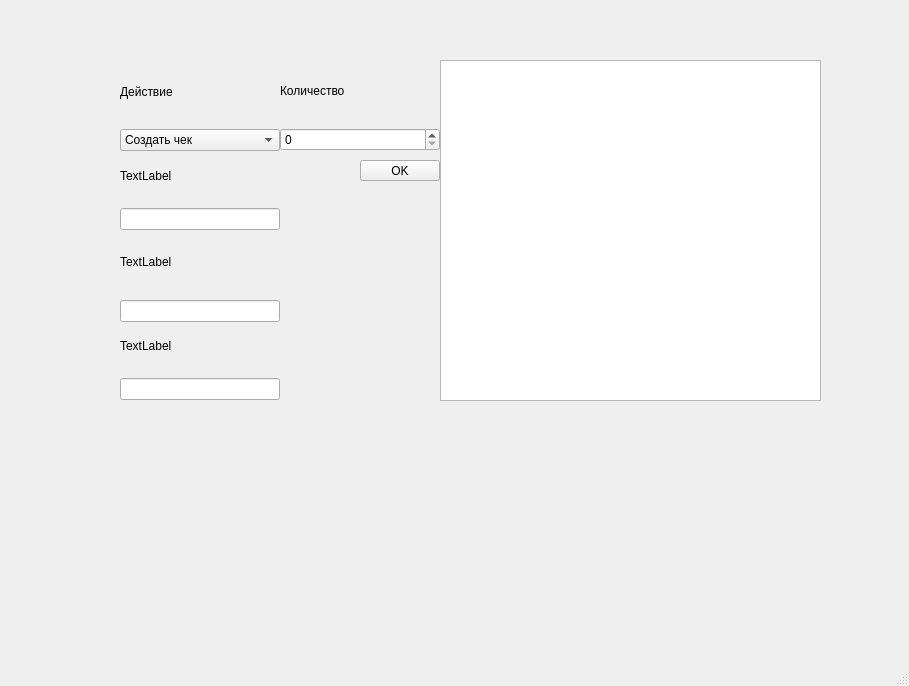
<?xml version="1.0" encoding="UTF-8"?>
<ui version="4.0">
 <class>MainWindow</class>
 <widget class="QMainWindow" name="MainWindow">
  <property name="geometry">
   <rect>
    <x>0</x>
    <y>0</y>
    <width>909</width>
    <height>686</height>
   </rect>
  </property>
  <property name="windowTitle">
   <string>MainWindow</string>
  </property>
  <widget class="QWidget" name="centralwidget">
   <widget class="QPushButton" name="pushButton">
    <property name="geometry">
     <rect>
      <x>360</x>
      <y>160</y>
      <width>80</width>
      <height>21</height>
     </rect>
    </property>
    <property name="text">
     <string>OK</string>
    </property>
   </widget>
   <widget class="QTextBrowser" name="textBrowser">
    <property name="geometry">
     <rect>
      <x>440</x>
      <y>60</y>
      <width>381</width>
      <height>341</height>
     </rect>
    </property>
   </widget>
   <widget class="QWidget" name="verticalLayoutWidget">
    <property name="geometry">
     <rect>
      <x>120</x>
      <y>320</y>
      <width>160</width>
      <height>80</height>
     </rect>
    </property>
    <layout class="QVBoxLayout" name="verticalLayout">
     <item>
      <widget class="QLabel" name="label_5">
       <property name="text">
        <string>TextLabel</string>
       </property>
      </widget>
     </item>
     <item>
      <widget class="QLineEdit" name="lineEdit_3">
       <property name="enabled">
        <bool>true</bool>
       </property>
      </widget>
     </item>
    </layout>
   </widget>
   <widget class="QWidget" name="verticalLayoutWidget_2">
    <property name="geometry">
     <rect>
      <x>120</x>
      <y>230</y>
      <width>160</width>
      <height>92</height>
     </rect>
    </property>
    <layout class="QVBoxLayout" name="verticalLayout_2">
     <item>
      <widget class="QLabel" name="label_4">
       <property name="text">
        <string>TextLabel</string>
       </property>
      </widget>
     </item>
     <item>
      <widget class="QLineEdit" name="lineEdit_2"/>
     </item>
    </layout>
   </widget>
   <widget class="QWidget" name="verticalLayoutWidget_3">
    <property name="geometry">
     <rect>
      <x>120</x>
      <y>150</y>
      <width>160</width>
      <height>80</height>
     </rect>
    </property>
    <layout class="QVBoxLayout" name="verticalLayout_3">
     <item>
      <widget class="QLabel" name="label_3">
       <property name="text">
        <string>TextLabel</string>
       </property>
      </widget>
     </item>
     <item>
      <widget class="QLineEdit" name="lineEdit"/>
     </item>
    </layout>
   </widget>
   <widget class="QWidget" name="verticalLayoutWidget_4">
    <property name="geometry">
     <rect>
      <x>120</x>
      <y>60</y>
      <width>160</width>
      <height>91</height>
     </rect>
    </property>
    <layout class="QVBoxLayout" name="verticalLayout_4">
     <item>
      <widget class="QLabel" name="label">
       <property name="text">
        <string>Действие</string>
       </property>
      </widget>
     </item>
     <item>
      <widget class="QComboBox" name="comboBox">
       <property name="editable">
        <bool>false</bool>
       </property>
       <property name="currentIndex">
        <number>0</number>
       </property>
       <property name="modelColumn">
        <number>0</number>
       </property>
       <item>
        <property name="text">
         <string>Создать чек</string>
        </property>
       </item>
       <item>
        <property name="text">
         <string>Добавить продукт</string>
        </property>
       </item>
       <item>
        <property name="text">
         <string>Удалить продукт</string>
        </property>
       </item>
       <item>
        <property name="text">
         <string>Информаця о чеке</string>
        </property>
       </item>
      </widget>
     </item>
    </layout>
   </widget>
   <widget class="QWidget" name="verticalLayoutWidget_5">
    <property name="geometry">
     <rect>
      <x>280</x>
      <y>60</y>
      <width>160</width>
      <height>91</height>
     </rect>
    </property>
    <layout class="QVBoxLayout" name="verticalLayout_5">
     <item>
      <widget class="QLabel" name="label_2">
       <property name="text">
        <string>Количество</string>
       </property>
      </widget>
     </item>
     <item>
      <widget class="QSpinBox" name="spinBox"/>
     </item>
    </layout>
   </widget>
  </widget>
  <widget class="QStatusBar" name="statusbar"/>
 </widget>
 <resources/>
 <connections/>
</ui>
